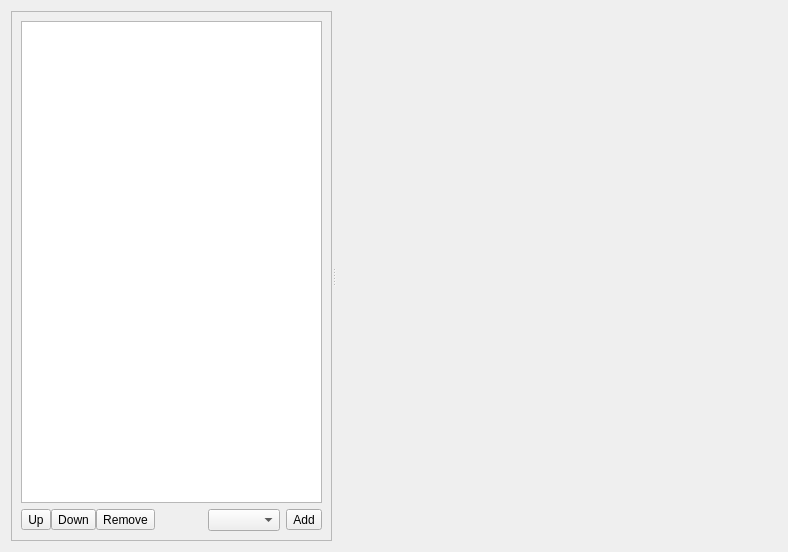
<?xml version="1.0" encoding="UTF-8"?>
<ui version="4.0">
 <class>AccountDlg</class>
 <widget class="QWidget" name="AccountDlg">
  <property name="geometry">
   <rect>
    <x>0</x>
    <y>0</y>
    <width>788</width>
    <height>552</height>
   </rect>
  </property>
  <layout class="QVBoxLayout" name="verticalLayout">
   <item>
    <widget class="QSplitter" name="splitter">
     <property name="orientation">
      <enum>Qt::Horizontal</enum>
     </property>
     <widget class="QFrame" name="frame1_accountList">
      <property name="sizePolicy">
       <sizepolicy hsizetype="Minimum" vsizetype="MinimumExpanding">
        <horstretch>0</horstretch>
        <verstretch>0</verstretch>
       </sizepolicy>
      </property>
      <property name="minimumSize">
       <size>
        <width>0</width>
        <height>0</height>
       </size>
      </property>
      <property name="maximumSize">
       <size>
        <width>16777215</width>
        <height>16777215</height>
       </size>
      </property>
      <property name="sizeIncrement">
       <size>
        <width>0</width>
        <height>0</height>
       </size>
      </property>
      <property name="frameShape">
       <enum>QFrame::StyledPanel</enum>
      </property>
      <property name="frameShadow">
       <enum>QFrame::Raised</enum>
      </property>
      <layout class="QGridLayout" name="gridLayout">
       <item row="1" column="1">
        <spacer name="horizontalSpacer">
         <property name="orientation">
          <enum>Qt::Horizontal</enum>
         </property>
         <property name="sizeHint" stdset="0">
          <size>
           <width>41</width>
           <height>21</height>
          </size>
         </property>
        </spacer>
       </item>
       <item row="0" column="0" colspan="4">
        <widget class="CategorizedTree" name="m_pAccountList">
         <property name="sizePolicy">
          <sizepolicy hsizetype="Minimum" vsizetype="Minimum">
           <horstretch>0</horstretch>
           <verstretch>0</verstretch>
          </sizepolicy>
         </property>
         <property name="minimumSize">
          <size>
           <width>150</width>
           <height>0</height>
          </size>
         </property>
         <property name="maximumSize">
          <size>
           <width>16777215</width>
           <height>16777215</height>
          </size>
         </property>
         <property name="acceptDrops">
          <bool>true</bool>
         </property>
         <property name="whatsThis">
          <string>By default, when you place a call, Ring will use the first account in this list which is &quot;registered&quot;. Change the order of the accounts using the &quot;Up&quot; and &quot;Down&quot; arrows. Enable/disable them by checking/unchecking them on the left of the item. Add or remove some with &quot;Plus&quot; and &quot;Sub&quot; buttons. Edit the selected account with the form on the right.</string>
         </property>
         <property name="dragEnabled">
          <bool>true</bool>
         </property>
         <property name="dragDropMode">
          <enum>QAbstractItemView::DragDrop</enum>
         </property>
         <property name="defaultDropAction">
          <enum>Qt::MoveAction</enum>
         </property>
         <property name="indentation">
          <number>5</number>
         </property>
         <property name="headerHidden">
          <bool>true</bool>
         </property>
        </widget>
       </item>
       <item row="1" column="0">
        <layout class="QHBoxLayout" name="horizontalLayout_6">
         <property name="spacing">
          <number>0</number>
         </property>
         <item>
          <widget class="LeftToolButton" name="m_pMoveUp">
           <property name="toolTip">
            <string>Get this account up</string>
           </property>
           <property name="whatsThis">
            <string>By default, when you place a call, Ring will use the first account in this list which is &quot;registered&quot;. Change the order of the accounts using the &quot;Up&quot; and &quot;Down&quot; arrows.</string>
           </property>
           <property name="text">
            <string comment="Move account up">Up</string>
           </property>
           <property name="icon">
            <iconset theme="go-up">
             <normaloff>../../../../../../.designer/backup</normaloff>../../../../../../.designer/backup</iconset>
           </property>
           <property name="shortcut">
            <string notr="true">Up, PgUp</string>
           </property>
          </widget>
         </item>
         <item>
          <widget class="CenterToolButton" name="m_pMoveDown">
           <property name="toolTip">
            <string>Get this account down</string>
           </property>
           <property name="whatsThis">
            <string>By default, when you place a call, Ring will use the first account in this list which is &quot;registered&quot;. Change the order of the accounts using the &quot;Up&quot; and &quot;Down&quot; arrows.</string>
           </property>
           <property name="text">
            <string comment="Move account down">Down</string>
           </property>
           <property name="icon">
            <iconset theme="go-down">
             <normaloff>../../../../../../.designer/backup</normaloff>../../../../../../.designer/backup</iconset>
           </property>
           <property name="shortcut">
            <string notr="true">Down, PgDown</string>
           </property>
          </widget>
         </item>
         <item>
          <widget class="RightToolButton" name="m_pRemove">
           <property name="sizePolicy">
            <sizepolicy hsizetype="Fixed" vsizetype="Fixed">
             <horstretch>0</horstretch>
             <verstretch>0</verstretch>
            </sizepolicy>
           </property>
           <property name="toolTip">
            <string>Remove the selected account</string>
           </property>
           <property name="whatsThis">
            <string>This button will remove the selected account in the list below. Be sure you really don't need it anymore. If you think you might use it again later, just uncheck it.</string>
           </property>
           <property name="accessibleDescription">
            <string/>
           </property>
           <property name="text">
            <string comment="Remove selected account">Remove</string>
           </property>
           <property name="icon">
            <iconset theme="list-remove">
             <normaloff>../../../../../../.designer/backup</normaloff>../../../../../../.designer/backup</iconset>
           </property>
           <property name="shortcut">
            <string notr="true">-, Del, Backspace</string>
           </property>
          </widget>
         </item>
        </layout>
       </item>
       <item row="1" column="2">
        <widget class="AutoComboBox" name="m_pGlobalProto"/>
       </item>
       <item row="1" column="3">
        <widget class="QToolButton" name="button_accountAdd">
         <property name="sizePolicy">
          <sizepolicy hsizetype="Fixed" vsizetype="Fixed">
           <horstretch>0</horstretch>
           <verstretch>0</verstretch>
          </sizepolicy>
         </property>
         <property name="sizeIncrement">
          <size>
           <width>0</width>
           <height>0</height>
          </size>
         </property>
         <property name="toolTip">
          <string>Add a new account</string>
         </property>
         <property name="whatsThis">
          <string>This button enables you to initialize a new account. You will then be able to edit it using the form on the right.</string>
         </property>
         <property name="text">
          <string comment="Add new account">Add</string>
         </property>
         <property name="icon">
          <iconset theme="list-add">
           <normaloff>../../../../../../.designer/backup</normaloff>../../../../../../.designer/backup</iconset>
         </property>
         <property name="shortcut">
          <string notr="true">+</string>
         </property>
        </widget>
       </item>
      </layout>
     </widget>
     <widget class="Pages::Account" name="m_pPanel" native="true">
      <property name="sizePolicy">
       <sizepolicy hsizetype="Expanding" vsizetype="Preferred">
        <horstretch>6</horstretch>
        <verstretch>0</verstretch>
       </sizepolicy>
      </property>
      <property name="baseSize">
       <size>
        <width>0</width>
        <height>0</height>
       </size>
      </property>
     </widget>
    </widget>
   </item>
  </layout>
 </widget>
 <customwidgets>
  <customwidget>
   <class>AutoComboBox</class>
   <extends>QComboBox</extends>
   <header>widgets/autocombobox.h</header>
  </customwidget>
  <customwidget>
   <class>LeftToolButton</class>
   <extends>QToolButton</extends>
   <header>widgets/groupedtoolbutton.h</header>
  </customwidget>
  <customwidget>
   <class>CategorizedTree</class>
   <extends>QTreeView</extends>
   <header>widgets/categorizedtree.h</header>
  </customwidget>
  <customwidget>
   <class>RightToolButton</class>
   <extends>QToolButton</extends>
   <header>widgets/groupedtoolbutton.h</header>
  </customwidget>
  <customwidget>
   <class>CenterToolButton</class>
   <extends>QToolButton</extends>
   <header>widgets/groupedtoolbutton.h</header>
  </customwidget>
  <customwidget>
   <class>Pages::Account</class>
   <extends>QWidget</extends>
   <header>conf/accountpages/account.h</header>
   <container>1</container>
   <slots>
    <slot>setAccount(QModelIndex)</slot>
   </slots>
  </customwidget>
 </customwidgets>
 <resources/>
 <connections>
  <connection>
   <sender>button_accountAdd</sender>
   <signal>clicked()</signal>
   <receiver>AccountDlg</receiver>
   <slot>slotNewAddAccount()</slot>
   <hints>
    <hint type="sourcelabel">
     <x>266</x>
     <y>530</y>
    </hint>
    <hint type="destinationlabel">
     <x>361</x>
     <y>550</y>
    </hint>
   </hints>
  </connection>
 </connections>
 <slots>
  <slot>slotNewAddAccount()</slot>
  <slot>setCurrentAccount(QModelIndex)</slot>
 </slots>
</ui>
